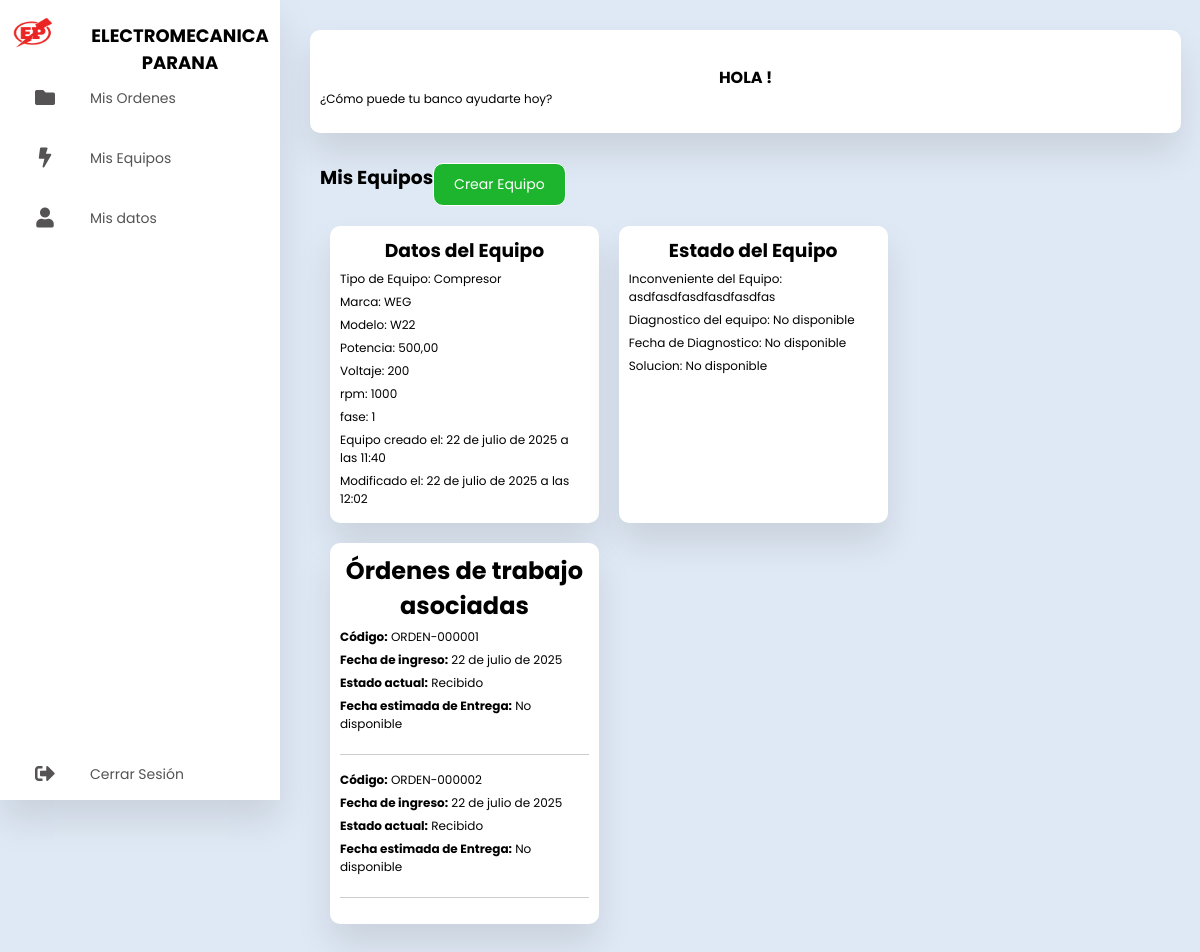
/ordenes/equipo/1/ (signed in), run on the app's committed database.
### aplicaciones/ordenes/models.py (models this page shows, shortened)
class Equipo(models.Model):
    TIPOS_EQUIPO = [
        ('Motor', 'Motor Eléctrico'),
        ('Bomba', 'Bomba'),
        ('Ventilador', 'Ventilador'),
        ('Compresor', 'Compresor'),
        ('Generador', 'Generador'),
        ('Transformador', 'Transformador'),
        ('Otro', 'Otro'),
    ]
    FASES = [
        (1, 'Monofásico'),
        (2, 'Bifásico'),
        (3, 'Trifásico'),
    ]
    equipo_id = models.AutoField(primary_key=True)
    cliente_id = models.ForeignKey(Cliente, on_delete=models.CASCADE)
    tipo_equipo = models.CharField(max_length=100, choices=TIPOS_EQUIPO, default='Motor')
    marca = models.CharField(max_length=50)
    modelo = models.CharField(max_length=50, blank=True)
    descripcion_falla = models.TextField(blank=True)
    diagnostico = models.TextField(blank=True)
    solucion = models.TextField(blank=True)
    potencia_hp_kw = models.DecimalField(
        max_digits=6,
        decimal_places=2,
        null=True,
        blank=True,
        help_text="Potencia en HP o KW"
    )
    voltaje = models.PositiveIntegerField(null=True, blank=True, help_text="Voltaje en V")
    rpm = models.PositiveIntegerField(null=True, blank=True, help_text="Revoluciones por minuto")
    fase = models.PositiveIntegerField(choices=FASES, null=True, blank=True)
    fecha_creacion = models.DateTimeField(auto_now_add=True)
    fecha_modificacion = models.DateTimeField(auto_now=True)
    fecha_diagnostico = models.DateField(blank=True, null=True)
    class Meta:
        verbose_name = 'Equipo'
        verbose_name_plural = 'Equipos'
        ordering = ['tipo_equipo', 'marca', 'modelo']

class OrdenTrabajo(models.Model):
    registro_id = models.AutoField(primary_key=True)
    cliente_id = models.ForeignKey(Cliente, on_delete=models.CASCADE)
    cod_trabajo = models.CharField(max_length=15, unique=True, blank=True)
    fecha_ingreso = models.DateField(auto_now_add=True)
    estado = models.CharField(
        max_length=20,  # Añadido max_length
        choices=[
            ('Recibido', 'Recibido'),
            ('En Diagnostico', 'En Diagnóstico'),
            ('En Proceso', 'En Proceso'),
            ('Terminado', 'Terminado'),
            ('No retirado', 'No retirado'),
            ('Entregado', 'Entregado'),
            ('Cancelado', 'Cancelado'),
            ('Falta de pago', 'Falta de pago')
        ],
        default='Recibido'
    )
    fecha_entrega_estimada = models.DateField(blank=True, null=True)
    equipos = models.ManyToManyField(
        'Equipo',
        through='OrdenTrabajoEquipo',
        related_name='ordenes_trabajo',
        blank=True,
    )
    class Meta:
        verbose_name = 'Orden de Trabajo'
        verbose_name_plural = 'Órdenes de Trabajo'
        ordering = ['-fecha_ingreso']

### aplicaciones/ordenes/views.py (the view)
# urls.py: path('equipo/<int:id>/', views.ver_equipo, name='ver_equipo'),
@login_required(login_url='login')
def ver_equipo(request, id):
    equipo = get_object_or_404(Equipo, pk=id)
    orden = OrdenTrabajo.objects.filter(equipos=equipo)
    context = {
        'equipo': equipo,
        'orden': orden,
    }
    return render(request, 'ordenes/ver_equipo.html', context)

### templates/ordenes/ver_equipo.html
{% extends 'base.html' %}
{% block content %}
    <section class="main">
        <div class="main-top">
            <h1>Mis Equipos</h1>
            <a href="{% url 'registro_equipo' %}" class="create-account-button">Crear Equipo</a>
        </div>
        <div class="main-skills">
            {% if equipo %}
                <div class="card">
                    <h1 style="text-align: center">Datos del Equipo</h1>
                    <p>Tipo de Equipo: {{ equipo.tipo_equipo }}</p>
                    <p>Marca: {{ equipo.marca }}</p>
                    <p>Modelo: {{ equipo.modelo }}</p>
                    <p>Potencia: {{ equipo.potencia_hp_kw }}</p>
                    <p>Voltaje: {{ equipo.voltaje }}</p>
                    <p>rpm: {{ equipo.rpm }}</p>
                    <p>fase: {{ equipo.fase }}</p>
                    <p>Equipo creado el: {{ equipo.fecha_creacion }}</p>
                    <p>Modificado el: {{ equipo.fecha_modificacion }}</p>
                </div>
                <div class="card">
                    <h1 style="text-align: center">Estado del Equipo</h1>
                    <p>Inconveniente del Equipo: {{ equipo.descripcion_falla }}</p>
                    <p>Diagnostico del equipo:
                        {% if equipo.diagnostico == "" %}
                            No disponible
                        {% else %}
                            {{ equipo.diagnostico }}
                        {% endif %}
                    </p>
                    <p>Fecha de Diagnostico:
                        {% if equipo.fecha_diagnostico == None %}
                            No disponible
                        {% else %}
                            {{ equipo.fecha_diagnostico }}
                        {% endif %}
                    </p>
                    <p>Solucion:
                        {% if equipo.solucion == "" %}
                            No disponible
                        {% else %}
                            {{ equipo.solucion }}
                        {% endif %}
                    </p>
                </div>
                {% if orden %}
                    <div class="card">
                        <h2 style="text-align: center">Órdenes de trabajo asociadas</h2>
                        {% for o in orden %}
                            <div style="margin-bottom: 1rem; border-bottom: 1px solid #ccc; padding-bottom: 1rem;">
                                <p><strong>Código:</strong> {{ o.cod_trabajo }}</p>
                                <p><strong>Fecha de ingreso:</strong> {{ o.fecha_ingreso }}</p>
                                <p><strong>Estado actual:</strong> {{ o.estado }}</p>
                                <p><strong>Fecha estimada de Entrega:</strong>
                                    {% if equipo.diagnostico == "" and equipo.fecha_diagnostico == None %}
                                        No disponible
                                    {% else %}
                                        {{ o.fecha_entrega_estimada }}
                                    {% endif %}
                                </p>
                            </div>
                        {% endfor %}
                    </div>
                {% else %}
                    <p>No hay órdenes asociadas.</p>
                {% endif %}
                </div>
            {% endif %}
    </section>
{% endblock content %}

### static/css/styles_dashboard.css (style rules this page uses)
* { margin: 0; padding: 0; outline: none; border: none; text-decoration: none; box-sizing: border-box; font-family: "Poppins", sans-serif; }
body { background: #dfe9f5; }
a { position: relative; color: rgb(85, 83, 83); font-size: 14px; display: table; width: auto; padding: 10px; }
.main { position: relative; padding: 20px; width: 100%; }
.main-top { display: flex; width: 100%; }
.main-skills { display: flex; margin-top: 10px; flex-wrap: wrap; }
.main-skills .card { width: 25%; margin: 10px; background: #fff; text-align: left; border-radius: 20px; padding: 10px; box-shadow: 0 20px 35px rgba(0, 0, 0, 0.1); }
.main-skills .card p { font-size: 12px; }
.users .card { width: 32%; margin: 10px; background: #ffffff; text-align: left; border-radius: 10px; padding: 10px; box-shadow: 0 20px 35px rgba(0, 0, 0, 0.1); }
.users .card p { font-size: 12px; margin-bottom: 5px; margin-top: 5px; }
.create-account-button { width: auto; padding: 10px 20px; background-color: #1db52e; color: #fff; text-decoration: none; border: 1px solid #ffffff; border-radius: 10px; float: right; }

### data on the page
Equipo: tipo_equipo "Compresor", marca "WEG", modelo "W22", potencia_hp_kw "500,00", voltaje "200", rpm "1000", fase "1", fecha_creacion "22 de julio de 2025 a las 11:40", fecha_modificacion "22 de julio de 2025 a las 12:02", descripcion_falla "asdfasdfasdfasdfasdfas"
OrdenTrabajo: cod_trabajo "ORDEN-000001", fecha_ingreso "22 de julio de 2025", estado "Recibido"
OrdenTrabajo: cod_trabajo "ORDEN-000002", fecha_ingreso "22 de julio de 2025", estado "Recibido"
